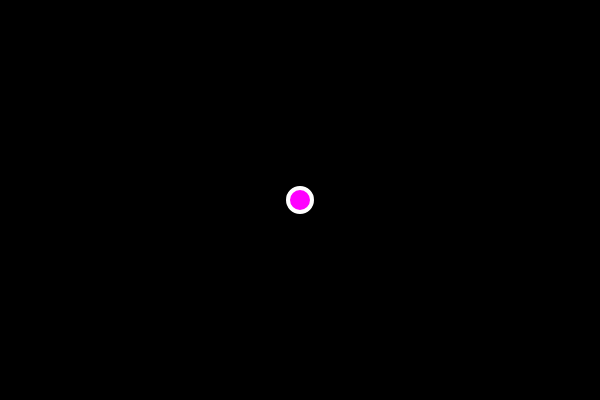
Frame 1 (no input)
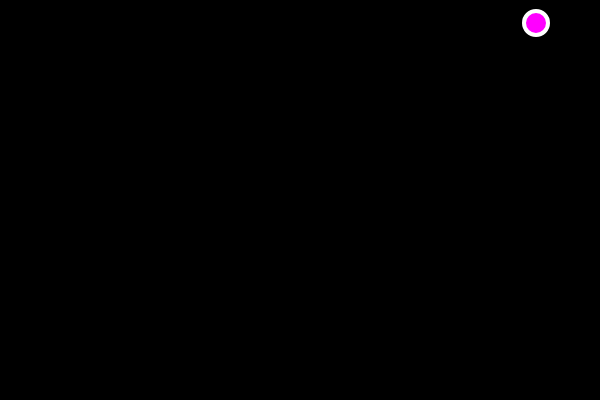
Frame 60 (no input)
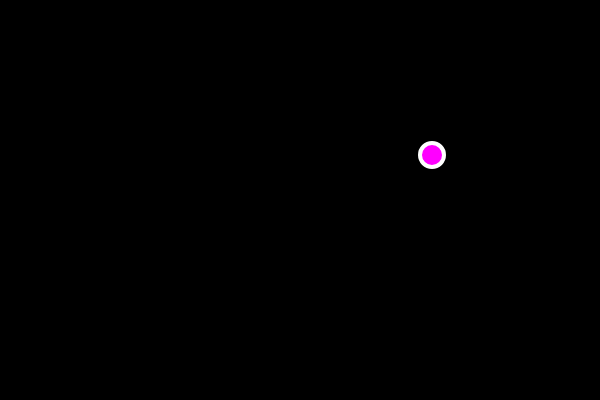
Frame 120 (the mouse pressed at the canvas centre since frame 60)

The p5.js sketch that drew these frames (run headless with seeded random() and noise() and a simulated clock; from frame 60 on, the mouse is pressed at the canvas centre):

// p5.js sketch
// ── sketch.js
let ball={
  x:300,
  y:200,
  xspeed:4,
  yspeed:-3  
}

function setup() {
  createCanvas(600, 400);
}

function draw() {
 background(0);
  display();
  ballmove();
  bounce();

}

function ballmove(){
    ball.x = ball.x + ball.xspeed;
  ball.y = ball.y + ball.yspeed;
}

function display(){
   
  stroke (255);
  strokeWeight(4);
  fill(255,0,255)
  ellipse (ball.x, ball.y, 24,24)
}

function bounce(){
    if (ball.x >width || ball.x <0){   // || = or
  ball.xspeed = ball.xspeed * -1;
  }
  
  if (ball.y > height || ball.y <0){
  ball.yspeed = ball.yspeed * -1;
  }
}
